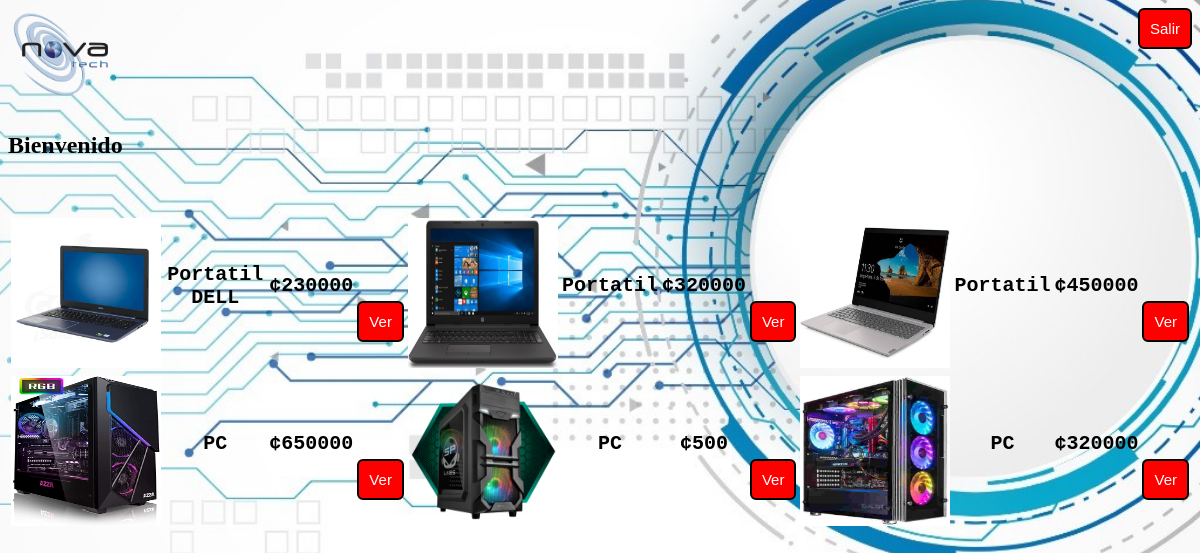
The app's page /ver_productos.php?t1=computadoras with its own data.
### tables this page shows
CREATE TABLE `productos` (
  `ID` int(100) NOT NULL,
  `nombre` varchar(100) NOT NULL,
  `cantidad` int(100) NOT NULL,
  `precio` int(100) NOT NULL,
  `estado` varchar(100) NOT NULL,
  `foto` varchar(100) NOT NULL,
  `descripcion` varchar(200) NOT NULL
);

### clase.php (called while the page is built, shortened)
<?php
class clase{
public function ver_productos_usuarios($ver){
    include 'conexcion.php';
    $sql = "SELECT * FROM c_php.productos WHERE estado ='$ver' ";
    $this->ver_pro_usu = $this->connection->query($sql);
}
 }
?>

### conexcion.php (called while the page is built, shortened)
<?php
    $host = 'database';
    $username = 'root';
    $password = '';
    $dbname = 'c_php';
    $this->connection = new mysqli($host, $username, $password, $dbname);
?>

### ver_productos.php (the view, shortened to what this page needs)
<!DOCTYPE html>
<html lang="en">
<head>
</head>
<body>
    <?php
include('clase.php');
$form = new clase($_REQUEST);
$ver = $_GET['t1'];
$form->ver_productos_usuarios($ver);
$cont=0;
$dato = 1;
    ?>
   <form action="<?php echo $_SERVER['REQUEST_URI']?>" method="post">
<input type="button" class="boton_personalizado" value="Salir" onclick="history.back()"/>
<img src="img/nova.png" height="100" width="100"></br><marquee direction="right" scrolldelay="100" >
<h2 style"font-family: "Consolas", monospace;">Bienvenido</h2></marquee>
<table border="0">
<tr>
<?php
while($row = $form->ver_pro_usu->fetch_assoc()){
    ?>
    <th> <img src="<?php echo $row['foto'];  ?>" height="150" width="150"></br></th>
   <th><p class="texto" post"><?php echo $row['nombre'];  ?></p></br></th>
    <th><p class="texto">¢<?php echo  $row['precio']; ?> </p></br></th>
    <th></br></br></br><button  name="m<?php echo $dato ?>" type="submit" class="boton_personalizado" method="post" value ="<?php echo $row['ID'] ?>"/>Ver</button></br></th>
    <?php
     if($cont==2){
        ?>
        </tr>
         <?php
        $cont=-1;
     }
$cont++;
?>
    <?php
 }
  ?>
  </table>
  </form>
</body>
</html>

### ver_productos.php (style rules this page uses)
.boton_personalizado { text-decoration: none; padding: 10px; font-weight: 100; font-size: 15px; color: #ffffff; background-color: red; border-radius: 6px; border: 2px solid black; float:right; }
.texto { font-family: monaco,Consolas,Lucida Console,monospace; font-size: 20px; }
body { background-image: url("../productos.jpeg"); background-size: 1500px , 1500px; background-position: center; }

### records on screen
productos: foto (picture), nombre "Portatil DELL", precio "230000", $row['ID'] 30 (drawn)
productos: foto (picture), nombre "Portatil", precio "320000", $row['ID'] 36 (drawn)
productos: foto (picture), nombre "Portatil", precio "450000", $row['ID'] 38 (drawn)
productos: foto (picture), nombre "PC", precio "650000", $row['ID'] 44 (drawn)
productos: foto (picture), nombre "PC", precio "500", $row['ID'] 45 (drawn)
productos: foto (picture), nombre "PC", precio "320000", $row['ID'] 46 (drawn)
